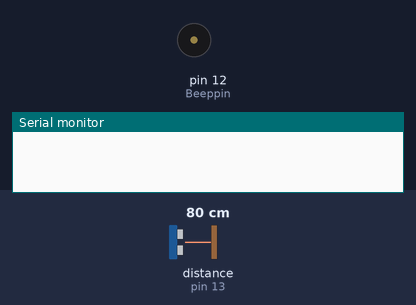
Recording of a sketch running on a simulated Arduino Nano, built with avr-gcc and run on an emulated ATmega328P. On the bench: buzzer (waves = sounding), the last lines printed to the serial monitor. Wiring (inferred from the names in the program): ultrasonic range finder: trigger pin 11; echo pin 13. The inputs (shaded band) are chosen by the test bench; at power-on: distance to the obstacle (sensor on pin 13) 80 cm. The echo pulse lasts 58.3 µs per cm. At 9.4 s the program stops and its outputs stay as they are.

Above: at 1.2 s.
1.3 s: distance to the obstacle (sensor on pin 13) set to 37 cm
3.6 s: distance to the obstacle (sensor on pin 13) set to 31 cm
At 4.5 s:
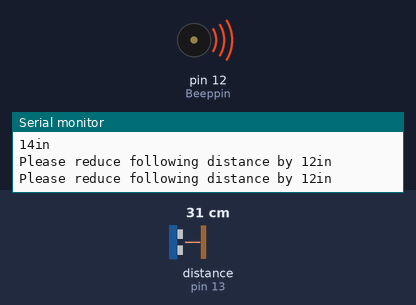
5.1 s: distance to the obstacle (sensor on pin 13) set to 120 cm
At 6.4 s:
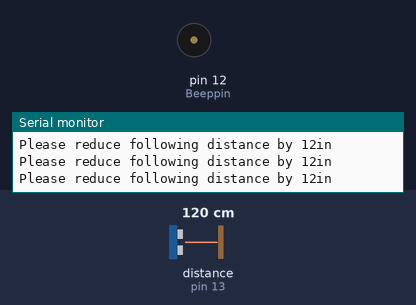
6.9 s: distance to the obstacle (sensor on pin 13) set to 2 cm
At 7.5 s:
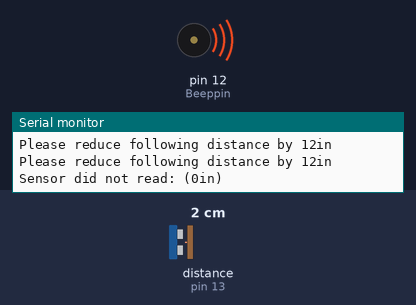
Timing chart, 0 to 10.9 s (numbered marks = the images above; inputs shaded):
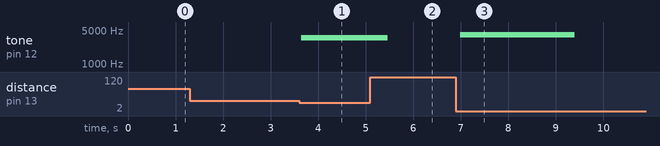

Measured:
- the behaviour switches between 34 and 33 cm on distance to the obstacle (sensor on pin 13) (found by bisection; images 0 and 1)
- after the input at 3.6 s, tone on pin 12 (Beeppin): silent → 3500 Hz after 0.05 s
- after the input at 5.1 s, tone on pin 12 (Beeppin): 3500 Hz → silent after 0.36 s
- after the input at 6.9 s, tone on pin 12 (Beeppin): silent → 3950 Hz after 0.09 s, → silent 2.4 s later

The sketch:

_UltrasonicSensor034.ino
```cpp
//------------------------------------------------------------------------------
// Section [#1]: Information, Notes, Etc
// *************************************** \\
// Ultrasonic sensor
// By Alec M. - (https://github.com/amattu2)
//
// Originally: Ardunio Nano V3.0 ATMEGA328P Module CH340G - 2/13/2016 @ 4:10PM
// *************************************** \\

// *************************************** \\
// ** Version: See excel **
// ** Contains a known bug?: See excel **
// ** Beta Version?: See excel **
// ** Last Save: N/A **

// *************************************** \\
// ** All saves must:
// ** 1. Count as a new version (version + amount of changes)
// ** 2. Have a verification run on it, to verify it would work.
// ** 3. Be saved under a new file name.
// ** 4. Be documented in excel datasheet.
// *************************************** \\

// *************************************** \\
// [- Version Keynotes -]
// - Moved these notes to the excel sheet.
// [- End of Version Keynotes -]

// [- Version Breadboard Updates -]
// - Moved to excel sheet.
// [- End of Breadboard Updates -]
// *************************************** \\

//------------------------------------------------------------------------------
// Section [#2]: Initalization, Constants, Pin Numbers, Values

// Counting Values
unsigned int issuecnt = 0;

// Sensors, Hearing Aid
const int Trigpin = 11;                    // Blue cord   // Trigger pin on the sensor goes to pin A7 on the Ardunio.
const int Echopin = 13;                     // Yellow cord // Echo pin on the sensor goes to pin D2 on the Arduino.
const int Beeppin = 12;                    // Piezospeaker anode pin goes to A3 on the Arduino.

// LEDs, Visual Aid (Pin numbers)
const int Led4 = 2;                       // Con: Pin A0, White
const int Led2 = 3;                       // Con: Pin A1, Yellow
const int Led3 = A3;                        // Con: Pin D3, Red
const int Led1 = A5;                        // Con: Pin D4, Green

// Distances (In inches)
const int Warn = 24;                        // The distance at which the warn variable becomes active. In inches. Default is 24in.
const int Beep = 12;                        // The distance at which the buzzer becomes active. In inches. Default is 12in.
const int Mread = 200;                      // The distance at which it determines if the sensor misread the distance. Default is 200in.
const int Nread = 0;                        // The distance at which it determines if the sensor is disconnected. Default is, and should remain 0in.

// Piezospeaker Frequencies
const int Tone1 = 3950;                     // #1: Ultra-pitch. Very ear piercing. Use only if needed.
const int Tone2 = 3500;                     // #2: High-pitch.

//------------------------------------------------------------------------------
// Section [#3]: Beginning Code, More Initalizing

void setup() {
  Serial.begin(9600);                      // initialize serial communication @ 9600 Baud.
}

void loop() {
  // establish variables for duration of the ping,
  // and the distance result in inches and centimeters:
  long duration, inches;

//------------------------------------------------------------------------------
// Section [#4A]: Measurements Sending, Input/Output
reread:

  pinMode(Trigpin, OUTPUT);        // Set pin to send pulses/output.
  digitalWrite(Trigpin, LOW);      // Turn the pin off, just to verify it wasn't on before.
  delayMicroseconds(50);           // Wait 0.05 seconds.
  digitalWrite(Trigpin, HIGH);     // Send the pulses out.
  delayMicroseconds(5);            // Wait .005 seconds
  digitalWrite(Trigpin, LOW);      // Turn the pulses off.

//**************************************\\
// Section [#4B]: Measurement Receiving

  pinMode(Echopin, INPUT);           // Set pin to take input.
  pinMode(Echopin, HIGH);            // Turn the pin on.
  delayMicroseconds(1);              // Pause for 0.001 Second.
  pinMode(Echopin, LOW);             // Turn pin off.
  duration = pulseIn(Echopin, HIGH); // Idk what this does, it's from the original..

//------------------------------------------------------------------------------
// Section [#5]: Coversion (Time to inches)

  inches = microsecondsToInches(duration);

//------------------------------------------------------------------------------
// Section [#6]: If-Statements [No read]

if (inches == Nread)         // Start IF-#5: If the sensor reads 0, then goto the beginning.
{
  digitalWrite(Led1, LOW);
  digitalWrite(Led4, HIGH);
  tone(Beeppin, Tone1);
  Serial.print("Sensor did not read: (");
  Serial.print(inches);
  Serial.println("in)");
  delay(300);
  issuecnt = issuecnt + 1;
  goto issuecntrl;
}
else if (inches != Nread)
{
  noTone(Beeppin);
  digitalWrite(Led4, LOW);
}                            // End IF-#5

//**************************************\\
// Section [#6A]: If-Statements [Green LED]
greenled:

if (inches > Warn)            // Start IF-#1: If object is further than 24 inches or variable "warn" then turn on the green LED.
{
  digitalWrite(Led1, HIGH);
}
else if (inches < Warn)       // Else, if it is closer than 24 inches turn it off.
{
  digitalWrite(Led1, LOW);
}                             // End IF-#1

//**************************************\\
// Section [#6B]: If-Statements [Yellow LED]

if ((inches > Beep) && (inches <= Warn))             // Start IF-#2: If closer than 24 inches (default) turn off the green LED, and turn on the yellow one.
{
  digitalWrite(Led2, HIGH);
  Serial.print(inches);
  Serial.print("in");
  Serial.println();
}
else if (inches > Beep)
{
  digitalWrite(Led2, LOW);
}                            // End IF-#2

//**************************************\\
// Section [#6C]: If-Statements [Red LED, Piezospeaker]

if (inches <= Beep)           // Start IF-#3: If closer than 12 inches (default) then sound the buzzer and show on the screen.
{
  digitalWrite(Led3, HIGH);
  tone(Beeppin, Tone2);
  Serial.print("Please reduce following distance by");
  Serial.print(" ");
  Serial.print(Warn - inches);
  Serial.print("in");
  Serial.println();
  delay(300);
}
else if (inches > Beep)
{
  digitalWrite(Led3, LOW);
  noTone(Beeppin);
}                           // End IF-#3

//**************************************\\
// Section [#6D]: If-Statements [Error]

if (inches > Mread)         // Start IF-#4: If the distance is over 200 then the sensor probably misread, and goto the beginning.
{
  digitalWrite(Led1, LOW);         // Turn off the green led.
  digitalWrite(Led4, HIGH);        // Turn on the purple one.
  Serial.println("Whoops! Sensor misread data.");
  delay(300);
  digitalWrite(Led4, LOW);
  goto reread;
}                           // End IF-#4

//------------------------------------------------------------------------------
// Section [#7]: End of loop
issuecntrl:

delay(300);
if (issuecnt == 4)
{
  Serial.println("Shutting down. Issue detected.");
  noTone(Beeppin);
  digitalWrite(Led4, LOW);
  while(1) { }
}
}

//------------------------------------------------------------------------------
// Section [#8]: True Conversion.

long microsecondsToInches(long microseconds) {
  // According to Parallax's datasheet for the PING))), there are
  // 73.746 microseconds per inch (i.e. sound travels at 1130 feet per
  // second).  This gives the distance travelled by the ping, outbound
  // and return, so we divide by 2 to get the distance of the obstacle.
  // See: http://www.parallax.com/dl/docs/prod/acc/28015-PING-v1.3.pdf
  return microseconds / 74 / 2;
}

// Section [End]: Program is over.
```
